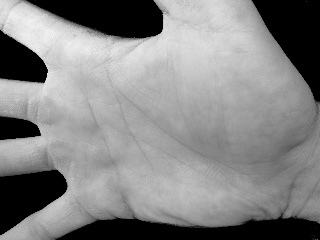
#> input picture introml_ex3/img/Hand1.jpg, 320 x 240 px
$ python -i PalmprintAlignmentAutomatic.py   (imports and definitions only)
#> lines starting #> are read from the running program, lines starting #| are printed output that depends on the picture; after the words box and inside, x2 and y2 are one past the last pixel; in counts of white or black regions, pixels touching at a corner belong together
#> further down, picture is the input picture: shape (240, 320, 3); min 0, max 248, mean 132
'''
Created on 05.10.2016
Modified on 23.12.2020

@author: Daniel
@modified by Charly, Christian, Max (23.12.2020)
'''

import numpy as np
import cv2
import matplotlib.pyplot as plt


# do not import more modules!


# [15 lines left out: function drawCircle, not called in this run]


def binarizeAndSmooth(img):
    threshold = 115
    ret, binary_map = cv2.threshold(img,threshold,255,0,cv2.THRESH_BINARY)
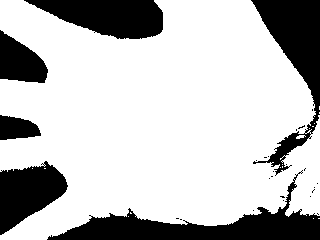
#> binary_map: shape (240, 320, 3); 74.9% white; 27 black regions (21 under 20 px), largest, box (x1, y1, x2, y2) and area: (47, 170, 320, 240) 5584, (251, 0, 320, 176) 4547, (24, 0, 163, 39) 3658, (0, 161, 68, 235) 3028, (0, 30, 48, 83) 1659, (0, 115, 41, 140) 753
#> ret = 115
    new_image = cv2.GaussianBlur(binary_map, (5,5), 0, cv2.BORDER_DEFAULT)
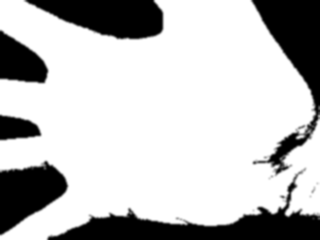
#> new_image: shape (240, 320, 3); min 0, max 255, mean 191

    return new_image


def drawLargestContour(img) -> np.ndarray:
    '''
    find the largest contour and return a new image showing this contour drawn with cv2 (stroke 2)
    :param img: preprocessed image (mostly b&w)
    :return: contour image
    '''
#> (the run stopped early here; a loop or call above may not have finished)

$ run again, on introml_ex3/img/Hand2.jpg
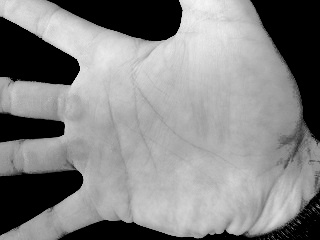
#> input picture introml_ex3/img/Hand2.jpg, 320 x 240 px
#> picture is the input picture: shape (240, 320, 3); min 0, max 246, mean 132.3
#> in binarizeAndSmooth, `ret, binary_map = cv2.threshold(img,threshold,255,0,cv2.THRESH_BINARY)`:
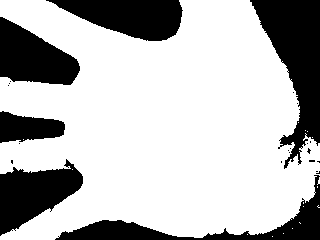
#> binary_map: shape (240, 320, 3); 72.2% white; 24 black regions (18 under 20 px), largest, box (x1, y1, x2, y2) and area: (250, 0, 320, 169) 5721, (46, 0, 183, 41) 3615, (0, 159, 83, 236) 3552, (0, 17, 80, 85) 3466, (55, 175, 320, 240) 3459, (0, 111, 65, 143) 1451
#> ret = 115
#> in binarizeAndSmooth, `new_image = cv2.GaussianBlur(binary_map, (5,5), 0, cv2.BORDER_DEFAULT)`:
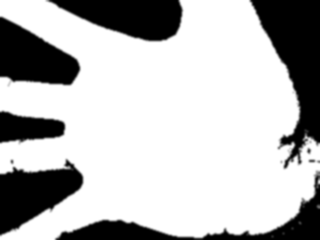
#> new_image: shape (240, 320, 3); min 0, max 255, mean 184.2

$ run again, on introml_ex3/img/Hand3.jpg
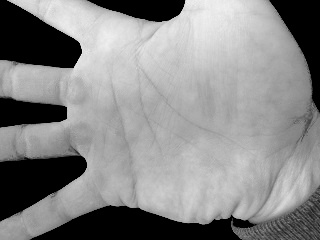
#> input picture introml_ex3/img/Hand3.jpg, 320 x 240 px
#> picture is the input picture: shape (240, 320, 3); min 0, max 241, mean 136.2
#> in binarizeAndSmooth, `ret, binary_map = cv2.threshold(img,threshold,255,0,cv2.THRESH_BINARY)`:
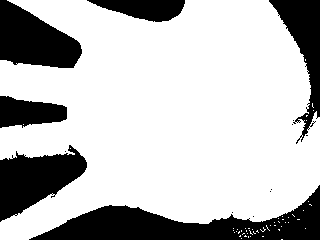
#> binary_map: shape (240, 320, 3); 74.1% white; 14 black regions (8 under 20 px), largest, box (x1, y1, x2, y2) and area: (29, 185, 320, 240) 6806, (0, 145, 87, 222) 3730, (0, 0, 82, 68) 3648, (269, 0, 320, 144) 2735, (0, 96, 67, 128) 1536, (87, 0, 185, 22) 1399
#> ret = 115
#> in binarizeAndSmooth, `new_image = cv2.GaussianBlur(binary_map, (5,5), 0, cv2.BORDER_DEFAULT)`:
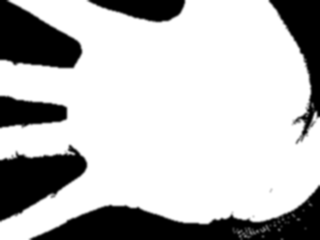
#> new_image: shape (240, 320, 3); min 0, max 255, mean 189.1
